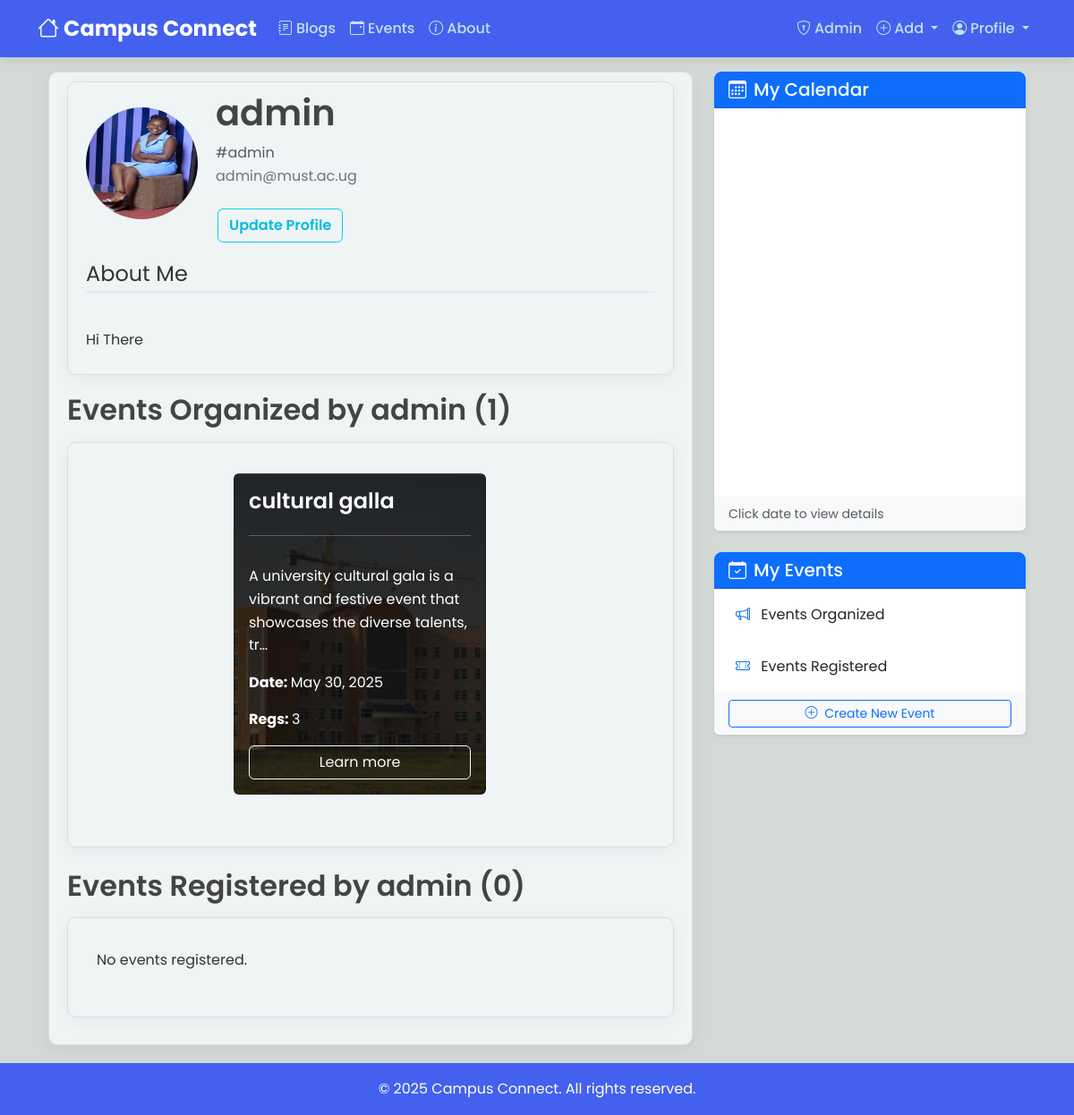
Screenshot of /events/user/admin (signed in) with the database file from the repository.
### users/models.py (models this page shows, shortened)
class Profile(models.Model):
    user=models.OneToOneField(User,on_delete=models.CASCADE)
    image= models.ImageField(default='default.jpg', upload_to='profile_pics')
    about= CKEditor5Field(null = True,default= 'Hi There', config_name='extends')

### events/models.py (models this page shows, shortened)
class Event(models.Model):
    name = models.CharField(max_length=255)
    description = CKEditor5Field(null = True,blank=True, config_name='extends')
    date = models.DateField()
    organizer = models.ForeignKey(User, on_delete=models.CASCADE, related_name="organized_events")

### events/views.py (the view)
# urls.py: path('user/<str:username>',views.UserEventView, name='user-events'),
@login_required
def UserEventView(request, username):
    user = get_object_or_404(User, username=username)
    organized_events = Event.objects.filter(organizer=user).order_by('-date')
    organized_count = organized_events.count()
    registered_events = EventParticipant.objects.filter(user=user).values_list('event', flat=True)
    registered_events = Event.objects.filter(id__in=registered_events).order_by('-date')
    registered_count = registered_events.count()
    paginator_organized = Paginator(organized_events, 6)
    page_number_organized = request.GET.get('orgpg')
    try:
        organized_events = paginator_organized.page(page_number_organized)
    except PageNotAnInteger:
        organized_events = paginator_organized.page(1)
    except EmptyPage:
        organized_events = paginator_organized.page(paginator_organized.num_pages)
    paginator_registered = Paginator(registered_events, 6)
    page_number_registered = request.GET.get('regpg')
    try:
        registered_events = paginator_registered.page(page_number_registered)
    except PageNotAnInteger:
        registered_events = paginator_registered.page(1)
    except EmptyPage:
        registered_events = paginator_registered.page(paginator_registered.num_pages)
    is_owner = (request.user == user)
    context = {
        'profile_user': user,
        'is_owner': is_owner,
        'organized_events': organized_events,
        'registered_events': registered_events,
        'total_organized': organized_count,
        'total_registered': registered_count,
        'title': f"Events by {user.username}",
        'cal': "events"
    }
    return render(request, 'events/user_events.html', context)

### events/templates/events/user_events.html (shortened to what this page needs)
{% extends "blog/base.html" %}
{% block content %}
<div class="content-section">
    <div class="media d-flex flex-column flex-md-row align-items-center">
        <img class="rounded-circle account-img col-auto mt-2" src="{{ profile_user.profile.image.url }}">
        <div class="ml-md-3 mt-3 mt-md-0">
            <h2 class="account-heading ml-3">{{ profile_user.username }}</h2>
            <p class="text-muted" style="margin-bottom: 0%;"> #{{ profile_user.username }}</p>
            <p class="text-secondary">{{ profile_user.email }}</p>
            {% if is_owner %}
                <a href="{% url 'profile' %}" class="btn btn-outline-info btn-outline-custom mt-2">Update Profile</a>
            {% endif %}
        </div>
    </div>
    <div class="media-body mt-3">
        <legend class="border-bottom mb-4">About Me</legend>
        <p >{{ profile_user.profile.about|safe }}</p>
    </div>
</div>
    <h2 class="mb-3"> Events Organized by {{ profile_user.username }} ({{ total_organized }})</h2>
    <article class="content-section">
        <div class="container my-4">
            <div class="row">
                {% for event in organized_events %}
                <div class="col-md-6 col-lg-6 mb-4 d-flex">
                    <div class="card text-white d-flex flex-column w-100" style="background: linear-gradient(rgba(0, 0, 0, 0.8), rgba(0, 0, 0, 0.7)), url('/media/event_bg.png') no-repeat center center / cover;">
                        <div class="card-body d-flex flex-column">
                            <h4 class="card-title">{{ event.name }}</h4>
                            <hr>
                            <p class="card-text">{{ event.description|truncatechars:100|safe }}</p>
                            <p class="card-text"><strong> Date: </strong>{{ event.date }} </p>
                            <p class="card-text"><strong> Regs: </strong>{{ event.participants.count }}</p>
                            <a href="{% url 'event-detail' event.id %}" class="btn btn-outline-light mt-auto">Learn more</a>
                        </div>
                    </div>
                </div>
                {% empty %}
                <p>No events organized.</p>
                {% endfor %}
            </div>
        </div>
    </article>
    <h2 class="mt-4 mb-3"> Events Registered by {{ profile_user.username }} ({{ total_registered }})</h2>
    <article class="content-section">
        <div class="container my-4">
            <div class="row">
                {% for event in registered_events %}
                <div class="col-md-6 col-lg-6 mb-4 d-flex">
                    <div class="card text-white d-flex flex-column w-100" style="background: linear-gradient(rgba(0, 0, 0, 0.8), rgba(0, 0, 0, 0.7)), url('/media/event_bg.png') no-repeat center center / cover;">
                        <div class="card-body d-flex flex-column">
                            <h4 class="card-title">{{ event.name }}</h4>
                            <hr>
                            <p class="card-text">{{ event.description|truncatechars:100|safe }}</p>
                            <p class="card-text"><strong> Date: </strong>{{ event.date }} </p>
                            <p class="card-text"><strong> Regs: </strong>{{ event.participants.count }}</p>
                            <a href="{% url 'event-detail' event.id %}" class="btn btn-outline-light mt-auto">Learn more</a>
                        </div>
                    </div>
                </div>
                {% empty %}
                <p>No events registered.</p>
                {% endfor %}
            </div>
        </div>
    </article>
{% endblock content %}

### blog/static/blog/main.css (style rules this page uses)
body { background: #fafafa; color: #333333; margin-top: 5rem; }
h1, h2, h3, h4, h5, h6 { color: #444444; }
.content-section,.about_content { background: hsl(190, 23%, 95%); padding: 10px 20px; border: 1px solid #dddddd; border-radius: 10px; margin-bottom: 20px; transition: all 0.3s ease; }
.account-img { height: 125px; width: 125px; margin-right: 20px; margin-bottom: 16px; }
.account-heading { font-size: 2.5rem; }
body { background-color: #D3D9D4; }
.btn-outline-custom { color: #04bde2 !important; font-weight:600 !important; margin-left: 2px !important; border-width: 2 !important; }

### blog/templates/blog/base.html (style rules this page uses)
:root { --primary-color: #4361ee; --secondary-color: #3f37c9; --accent-color: #4cc9f0; --dark-color: #1a1a2e; --light-color: #f8f9fa; --success-color: #4ade80; --warning-color: #fbbf24; --danger-color: #f87171; }
body { font-family: 'Poppins', sans-serif; background-color: #f5f7fa; color: #333; line-height: 1.6; }
.content-section { background-color: white; border-radius: 12px; padding: 2rem; box-shadow: 0 4px 20px rgba(0, 0, 0, 0.05); margin-bottom: 2rem; }
h1, h2, h3, h4, h5, h6 { color: var(--dark-color); font-weight: 600; }
.row { justify-content: center; width: 100%; }

### rows the page displays
Event: name "cultural galla", description "A university cultural gala is a vibrant and festive event that showcases the diverse talents, tr…", date "May 30, 2025", participants.count "3"

### other values shown
{{ profile_user.username }} "admin"
{{ profile_user.email }} "admin@must.ac.ug"
{{ profile_user.profile.about|safe }} "Hi There"
{{ total_organized }} "1"
{{ total_registered }} "0"
